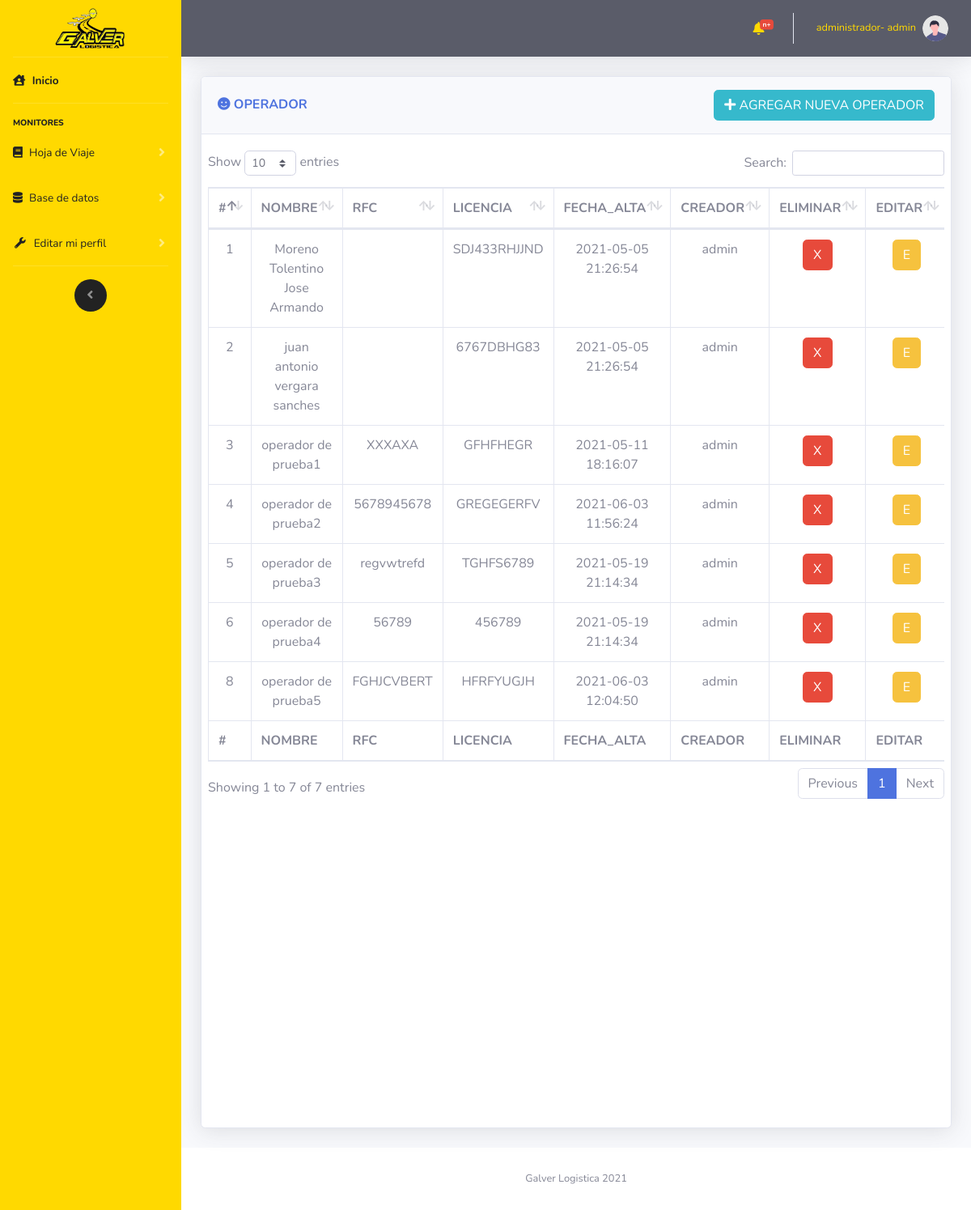
The app's page /vistas/CRUD_Operadores.php (signed in) with its own data.
### tables this page shows
CREATE TABLE `operadores` (
  `operadorID` int(11) NOT NULL,
  `operadorNombre` varchar(300) NOT NULL,
  `operadorLisencia` varchar(50) NOT NULL,
  `operadorFechaCreacion` datetime NOT NULL,
  `operadorRFC` varchar(30) NOT NULL,
  `usuarioId` int(11) NOT NULL,
  `estadoRegistro` int(11) NOT NULL
);

CREATE TABLE `usuario` (
  `usuarioId` int(11) NOT NULL,
  `usuarioNombre` varchar(30) NOT NULL,
  `usuarioPassword` varchar(20) NOT NULL,
  `usuarioTipoId` int(11) NOT NULL,
  `usuarioCreacion` datetime NOT NULL,
  `estadoRegistro` int(11) NOT NULL
);

### controlador/modulos/selects.php (called while the page is built, shortened)
<?php
    function muestraOperador($mysqli)
    {
        $result = $mysqli->query("SELECT * FROM `operadores`
        INNER JOIN usuario ON usuario.usuarioId= operadores.usuarioId");
        return $result;
    }
?>

### vistas/CRUD_Operadores.php (the view, shortened to what this page needs)
<?php
    include "../import/componentes/head.php";
    include "../import/componentes/navbarLateral.php";
    include "../import/componentes/navbarHorizontal.php";
    include "../controlador/coneccion/config.php";
    include "../controlador/modulos/selects.php";
?>
<div class="container-fluid">
    <div class="row">
            <div class="col-12">
                <div class="card shadow mb-4 card_hdv">
                    <div class="card-header py-3 d-flex flex-row align-items-center justify-content-between">
                        <h6 class="m-0 font-weight-bold text-primary"><i class="fas fa-smile"></i> OPERADOR</h6>
                        <button type="button" class="btn btn-info  d-none d-md-block" data-toggle="modal"
                            data-target="#INSERT"><i class="fas fa-plus"></i> AGREGAR NUEVA OPERADOR</button>
                    </div>
                    <div class="card-body">
                        <div class="chart-area ">
                            <div class="row">
                                <div class="table-responsive cardScroll">
                                    <table class="table table-bordered" id="dataTable" width="100%" cellspacing="0">
                                        <thead>
                                            <tr>
                                                <th scope="col">#</th>
                                                <th scope="col">NOMBRE</th>
                                                <th scope="col">RFC</th>
                                                <th scope="col">LICENCIA</th>
                                                <th scope="col">FECHA_ALTA</th>
                                                <th scope="col">CREADOR</th>
                                                <th scope="col">ELIMINAR</th>
                                                <th scope="col">EDITAR</th>
                                            </tr>
                                        </thead>
                                        <tfoot>
                                            <tr>
                                                <th scope="col">#</th>
                                                <th scope="col">NOMBRE</th>
                                                <th scope="col">RFC</th>
                                                <th scope="col">LICENCIA</th>
                                                <th scope="col">FECHA_ALTA</th>
                                                <th scope="col">CREADOR</th>
                                                <th scope="col">ELIMINAR</th>
                                                <th scope="col">EDITAR</th>
                                            </tr>
                                        </tfoot>
                                        <tbody class=" text-center">
                                            <?php
                                        $datos=muestraOperador($mysqli);
                                        while ($filas =$datos->fetch_assoc()) {
                                            echo
                                            "<tr>".
                                            "<td>".$filas["operadorID"]."</td>".
                                            "<td>".$filas["operadorNombre"]."</td>".
                                            "<td>".$filas["operadorRFC"]."</td>".
                                            "<td>".$filas["operadorLisencia"]."</td>".
                                            "<td>".$filas["operadorFechaCreacion"]."</td>".
                                            "<td>".$filas["usuarioNombre"]."</td>".
                                            "<td><button type='button' class='btn btn-danger' onclick='eliminarEmpresaEmisora(".$filas["operadorID"].")')>X</button></td>".
                                            "<td><button type='button' class='btn btn-warning' data-toggle='modal'
                                            data-target='#UPDATE' onclick='editarPaso1Id(".$filas["operadorID"].")'>E</button></td>".
                                            "</tr>";
                                        }
                                        ?>
                                        </tbody>
                                    </table>
                                </div>
                            </div>
                        </div>
                    </div>
                </div>
            </div>
    </div>
    <?php
        include "../import/componentes/footer.php";
        include "../import/componentes/js/main.php";
    ?>

### vistas/CRUD_Operadores.php (style rules this page uses)
.card_hdv { height: 1300px !important; }
div.cardScroll { width: 1200px; height: 1200px; overflow: auto; }

### records on screen
operadores: operadorID "1", operadorNombre "Moreno Tolentino Jose Armando", operadorLisencia "SDJ433RHJJND", operadorFechaCreacion "2021-05-05 21:26:54", usuarioId.usuarioNombre "admin"
operadores: operadorID "2", operadorNombre "juan antonio vergara sanches", operadorLisencia "6767DBHG83", operadorFechaCreacion "2021-05-05 21:26:54", usuarioId.usuarioNombre "admin"
operadores: operadorID "3", operadorNombre "operador de prueba1", operadorRFC "XXXAXA", operadorLisencia "GFHFHEGR", operadorFechaCreacion "2021-05-11 18:16:07", usuarioId.usuarioNombre "admin"
operadores: operadorID "4", operadorNombre "operador de prueba2", operadorRFC "5678945678", operadorLisencia "GREGEGERFV", operadorFechaCreacion "2021-06-03 11:56:24", usuarioId.usuarioNombre "admin"
operadores: operadorID "5", operadorNombre "operador de prueba3", operadorRFC "regvwtrefd", operadorLisencia "TGHFS6789", operadorFechaCreacion "2021-05-19 21:14:34", usuarioId.usuarioNombre "admin"
operadores: operadorID "6", operadorNombre "operador de prueba4", operadorRFC "56789", operadorLisencia "456789", operadorFechaCreacion "2021-05-19 21:14:34", usuarioId.usuarioNombre "admin"
operadores: operadorID "8", operadorNombre "operador de prueba5", operadorRFC "FGHJCVBERT", operadorLisencia "HFRFYUGJH", operadorFechaCreacion "2021-06-03 12:04:50", usuarioId.usuarioNombre "admin"

### other values on screen
$_SESSION["usuarioTipoCargo"] "administrador"
$_SESSION["usuarioNombre"] "admin"
